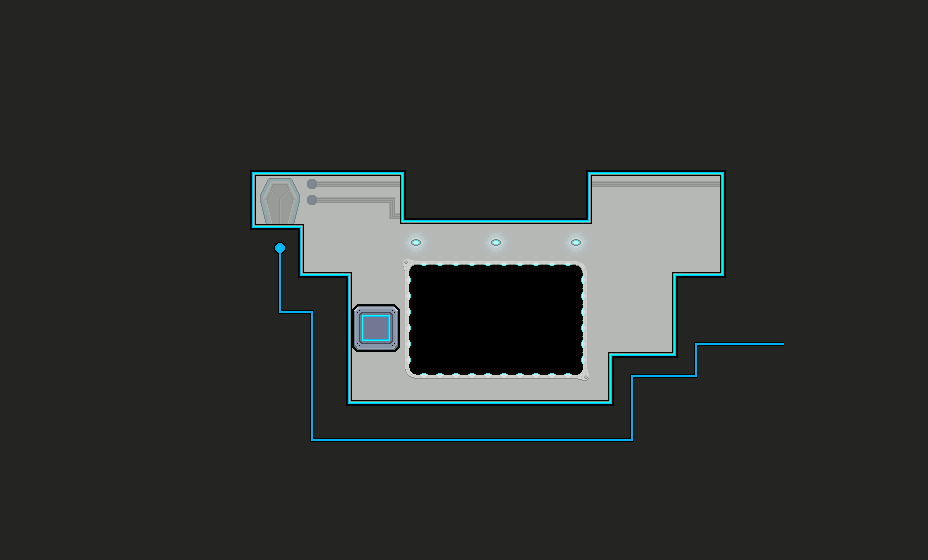

Below is a game level as drawn by its tile map, then a one-line description and the .tmx that defines it (tile-layer data replaced by summaries):
An orthogonal 58x35 tile map with 16x16 px tiles, 1 tile layer (Tile Layer 1), 2 tilesets and 5 objects.

<map version="1.0" orientation="orthogonal" renderorder="right-down" width="58" height="35" tilewidth="16" tileheight="16">
 <tileset firstgid="1" source="main.tsx" />
 <tileset firstgid="501" source="objects.tsx" />
 <layer name="Tile Layer 1" width="58" height="35">
  <data>[2030 cells, 2030 non-empty, 56 distinct tile ids]</data>
 </layer>
 <objectgroup name="Object Layer 1">
  <object gid="504" x="663.822" y="279.928" />
  <object gid="501" x="247.818" y="237.318" />
  <object gid="505" x="632.083" y="377.833" />
  <object gid="505" x="616.333" y="377.917" />
  <object gid="505" x="591.667" y="378.333" />
 </objectgroup>
</map>
